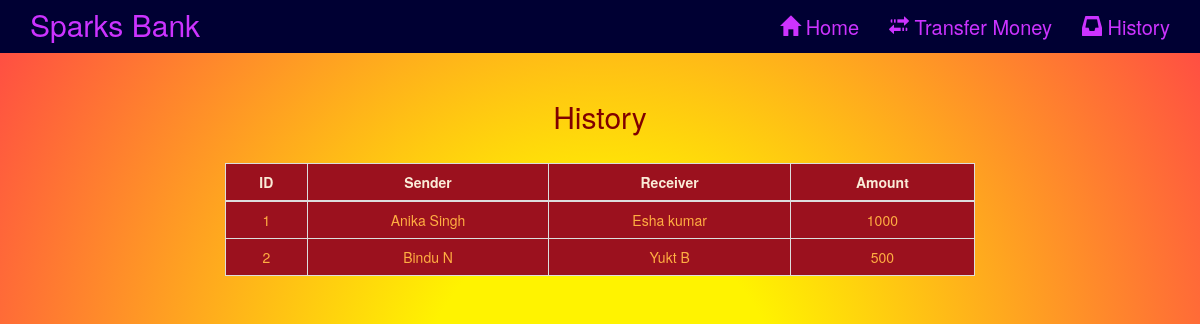
The page /history.php on the database its author committed.
### tables this page shows
CREATE TABLE `transfer` (
  `sid` int(255) NOT NULL,
  `sender` varchar(255) NOT NULL,
  `receiver` varchar(255) NOT NULL,
  `amount` int(255) NOT NULL
);

### history.php (the view, shortened to what this page needs)
<?php
include 'include/connect.php';
$select="SELECT * FROM transfer";
$select_query=mysqli_query($con,$select);
?>
<!DOCTYPE html>
<html lang="en">
<head>
    <link rel="stylesheet" href="https://maxcdn.bootstrapcdn.com/bootstrap/3.3.7/css/bootstrap.min.css" >
    <link rel="stylesheet" href="css/style.css">
</head>
<body style="background: radial-gradient(circle, rgba(255,243,0,1) 25%, rgba(255,70,70,1) 100%);">
<?php
include 'include/header.php';
?>
<div class="container">
<div class="row">
<h2 class="text-center" style="margin-top: 100px; color: #800000;">History</h2>
<br>
<div class="col-md-offset-2 col-md-8">
<table class="table table-bordered" style="background-color: #9b111e; color:#faebd7;">
<thead>
<tr>
<th style="text-align:center;">ID</th>
<th style="text-align:center;">Sender</th>
<th style="text-align:center;">Receiver</th>
<th style="text-align:center;">Amount</th>
</tr>
</thead>
<tbody>
<?php
while($row=mysqli_fetch_assoc($select_query)){
?>
<tr style="color: #ffae42; text-align:center;">
<td ><?php echo $row['sid'] ?></td>
<td ><?php echo $row['sender']?></td>
<td ><?php echo $row['receiver']?></td>
<td ><?php echo $row['amount']?></td>
</tr>
<?php
}
?>
</tbody>
</table>
</div>
</div>
</div>
</body>
</html>

### css/style.css (style rules this page uses)
body,html { height:100%; margin:0; }

### rows shown on the page
transfer: sid "1", sender "Anika Singh", receiver "Esha kumar", amount "1000"
transfer: sid "2", sender "Bindu N", receiver "Yukt B", amount "500"
